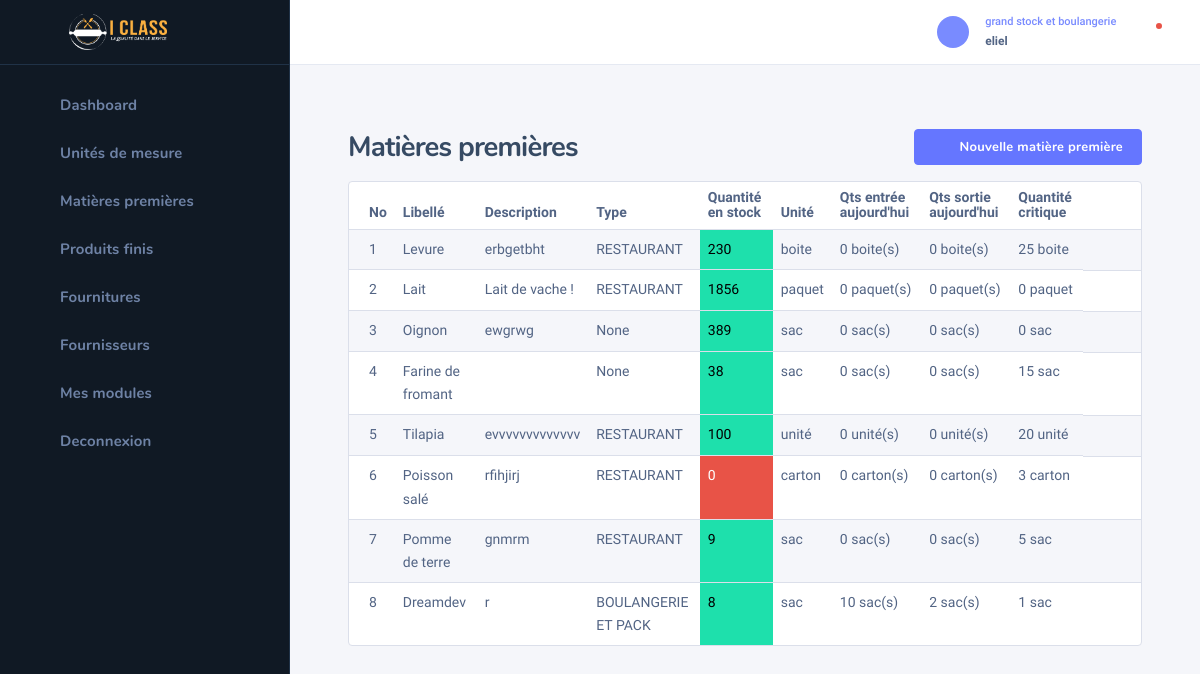
The page /bakery/mp_list/ (signed in) on the database its author committed.
### auth_user/models.py (models this page shows, shortened)
class UserHasRole(models.Model):
    class Meta:
        verbose_name = "Roles utilisateur"
    role = models.ForeignKey(Role, on_delete=models.CASCADE, null=True, blank=True)
    user = models.OneToOneField(User, on_delete=models.CASCADE)

class Role(models.Model):
    name = models.CharField(max_length=255)

### bakery/models.py (models this page shows, shortened)
class MatierePremiere(models.Model):
    class Meta:
        verbose_name = "Matière première"
    libelle = models.CharField(max_length=255)
    description = models.TextField()
    unite = models.ForeignKey(Unite, on_delete=models.CASCADE)
    critic_qts = models.IntegerField(default=0, blank=True, null=True)
    total_entry = models.IntegerField(default=0, blank=True, null=True)
    total_out = models.IntegerField(default=0, blank=True, null=True)
    type_mp = models.CharField(choices=types_produit, max_length=100, null=True, blank=True,
                               verbose_name="type de matière")
    @property
    def in_stock(self):
        total = 0
        entries = EntreeMp.objects.filter(matiere_premiere=self)
        outs = SortieMp.objects.filter(matiere_premiere=self)
        for entry in entries:
            total += entry.qts
        for out in outs:
            total -= out.qts
        return total
    @property
    def qts_out(self):
        total = 0
        outs = SortieMp.objects.filter(matiere_premiere=self, date=datetime.datetime.today().date())
        for out in outs:
            total += out.qts
        return total
    @property
    def qts_enters(self):
        total = 0
        entries = EntreeMp.objects.filter(matiere_premiere=self, date=datetime.datetime.today().date())
        for entry in entries:
            total += entry.qts
        return total

class EntreeMp(models.Model):
    class Meta:
        verbose_name = "Entrées de matière première"
    matiere_premiere = models.ForeignKey(MatierePremiere, on_delete=models.CASCADE, null=True,
                                         verbose_name="matière première")
    qts = models.IntegerField()
    date = models.DateField(auto_now_add=True, null=True)
    heure = models.TimeField(auto_now_add=True, null=True)
    date_exp = models.DateField(null=True, blank=True, verbose_name="date expiration")
    price = models.DecimalField(max_digits=10, decimal_places=2, null=True, verbose_name="cout total")
    devise = models.CharField(max_length=25, choices=devises, default=devises[1][0])
    completed = models.BooleanField(default=False)
    added_at = models.DateTimeField(auto_now_add=True, null=True)
    is_read_expired = models.BooleanField(default=False)
    taux = models.DecimalField(max_digits=10, decimal_places=2, null=True, blank=True, default=0)

class SortieMp(models.Model):
    class Meta:
        verbose_name = "Sortie de matière première"
    matiere_premiere = models.ForeignKey(MatierePremiere, on_delete=models.CASCADE, null=True)
    qts = models.IntegerField()
    date = models.DateField(auto_now_add=True, null=True)
    heure = models.TimeField(auto_now_add=True, null=True)
    completed = models.BooleanField(default=False)
    added_at = models.DateTimeField(auto_now_add=True, null=True)

class Unite(models.Model):
    class Meta:
        verbose_name = "Unité de mésure"
    name = models.CharField(max_length=255)

### auth_user/decorators.py (the view)
        def wrapper_func(request, *args, **kwargs):
            roles = get_user_roles(request.user)
            check = False
            for i in roles:
                if i.role.name in allowed_roles:
                    check = True
            if check:
                print("Permission accordé")
                return view_func(request, *args, **kwargs)
            else:
                return HttpResponse("Permission non accordée !")

### templates/bakery/mp_list.html (shortened to what this page needs)
{% extends 'bakery/base_bakery.html' %}
{% block content %}
    {% include 'bakery/bakery_sidebar.html' %}
    <div class="nk-wrap">
    {% include 'bakery/profile.html' %}
        <div class="nk-content">
            <div class="nk-content ">
                <div class="container-fluid">
                    <div class="nk-content-inner">
                        <div class="nk-content-body">
                            <div class="nk-block-head nk-block-head-sm">
                                <div class="nk-block-between">
                                    <div class="nk-block-head-content">
                                        <h3 class="nk-block-title page-title">Matières premières</h3>
                                    </div>
                                    <div class="nk-block-head-content">
                                        <div class="toggle-wrap nk-block-tools-toggle">
                                            <div class="toggle-expand-content" data-content="pageMenu">
                                                <ul class="nk-block-tools g-3">
                                                    <li class="nk-block-tools-opt">
                                                        <a href="#" data-target="addProduct"
                                                           class="toggle btn btn-primary d-none d-md-inline-flex"><em
                                                                class="icon ni ni-plus"></em><span>Nouvelle matière première</span></a>
                                                    </li>
                                                </ul>
                                            </div>
                                        </div>
                                    </div>
                                </div>
                            </div>
                            <div class="nk-block">
                                <div class="card card-bordered">
                                    <div class="card-inner-group">
                                        <div class="card-inner p-0">
                                            <table class="datatable-init-export nowrap table table-striped"
                                                   data-export-title="Export">
                                                <thead>
                                                <tr>
                                                    <th>No</th>
                                                    <th>Libellé</th>
                                                    <th>Description</th>
                                                    <th>Type</th>
                                                    <th>Quantité en stock</th>
                                                    <th>Unité</th>
                                                    <th>Qts entrée aujourd'hui</th>
                                                    <th>Qts sortie aujourd'hui</th>
                                                    <th>Quantité critique</th>
                                                    <th></th>
                                                </tr>
                                                </thead>
                                                <tbody>
                                                {% for mp in mps %}
                                                    <tr>
                                                        <td>{{ forloop.counter }}</td>
                                                        <td>{{ mp.libelle }}</td>
                                                        <td>{{ mp.description }}</td>
                                                        <td>{{ mp.type_mp }}</td>
                                                        {% if mp.in_stock > mp.critic_qts %}
                                                        <td class="bg-success text-black">{{ mp.in_stock }}</td>
                                                        {% else %}
                                                        <td class="bg-danger text-white">{{ mp.in_stock }}</td>
                                                        {% endif %}
                                                        <td>{{ mp.unite.name }}</td>
                                                        <td>{{ mp.qts_enters }} {{ mp.unite.name }}(s)</td>
                                                        <td>{{ mp.qts_out }} {{ mp.unite.name }}(s)</td>
                                                        <td>{{ mp.critic_qts }} {{ mp.unite.name }}</td>
                                                    <td class="center">
                                                            <ul class="nk-tb-actions gx-1 my-n1">
                                                                <li class="me-n1">
                                                                    <div class="dropdown">
                                                                        <a href="#"
                                                                           class="dropdown-toggle btn btn-icon btn-trigger"
                                                                           data-bs-toggle="dropdown"><em
                                                                                class="icon ni ni-more-h"></em></a>
                                                                    </div>
                                                                </li>
                                                            </ul>
                                                        </td>
                                                    </tr>
                                                {% endfor %}
                                                </tbody>
                                            </table>
                                        </div>
                                    </div>
                                </div>
                            </div>
                        </div>
                    </div>
                </div>
            </div>
        </div>
    </div>
{% endblock %}

### templates/bakery/profile.html (shortened to what this page needs)
{% load static %}
<div class="nk-header nk-header-fixed is-light">
                    <div class="container-fluid">
                        <div class="nk-header-wrap">
                            <div class="nk-header-tools">
                                <ul class="nk-quick-nav">
                                    <li class="dropdown user-dropdown">
                                        <a href="#" class="dropdown-toggle" data-bs-toggle="dropdown">
                                            <div class="user-toggle">
                                                <div class="user-avatar sm">
                                                    <em class="icon ni ni-user-alt"></em>
                                                </div>
                                                <div class="user-info d-none d-md-block">
                                                    <div class="user-status">{{ request.user.userhasrole.role.name }}</div>
                                                    <div class="user-name dropdown-indicator">{{ request.user.username }}</div>
                                                </div>
                                            </div>
                                        </a>
                                    </li>
                                    <li class="dropdown notification-dropdown me-n1">
                                        <a hx-get="{% url 'check-notifications' %}" hx-target="#notifications" hx-trigger="click" hx-swap="innerHTML" class="dropdown-toggle nk-quick-nav-icon" data-bs-toggle="dropdown">
                                            <div class="icon-status icon-status-danger"><em class="icon ni ni-bell"></em></div>
                                        </a>
                                    </li>
                                </ul>
                            </div>
                        </div>
                    </div>
                </div>

### rows shown on the page
MatierePremiere: libelle "Levure", description "erbgetbht", type_mp "RESTAURANT", in_stock "230", unite.name "boite", qts_enters "0", qts_out "0", critic_qts "25"
MatierePremiere: libelle "Lait", description "Lait de vache !", type_mp "RESTAURANT", in_stock "1856", unite.name "paquet", qts_enters "0", qts_out "0", critic_qts "0"
MatierePremiere: libelle "Oignon", description "ewgrwg", type_mp "None", in_stock "389", unite.name "sac", qts_enters "0", qts_out "0", critic_qts "0"
MatierePremiere: libelle "Farine de fromant", type_mp "None", in_stock "38", unite.name "sac", qts_enters "0", qts_out "0", critic_qts "15"
MatierePremiere: libelle "Tilapia", description "evvvvvvvvvvvvv", type_mp "RESTAURANT", in_stock "100", unite.name "unité", qts_enters "0", qts_out "0", critic_qts "20"
MatierePremiere: libelle "Poisson salé", description "rfihjirj", type_mp "RESTAURANT", in_stock "0", unite.name "carton", qts_enters "0", qts_out "0", critic_qts "3"
MatierePremiere: libelle "Pomme de terre", description "gnmrm", type_mp "RESTAURANT", in_stock "9", unite.name "sac", qts_enters "0", qts_out "0", critic_qts "5"
MatierePremiere: libelle "Dreamdev", description "r", type_mp "BOULANGERIE ET PACK", in_stock "8", unite.name "sac", qts_enters "10", qts_out "2", critic_qts "1"

### other values the page prints
{{ request.user.userhasrole.role.name }} "grand stock et boulangerie"
{{ request.user.username }} "eliel"
